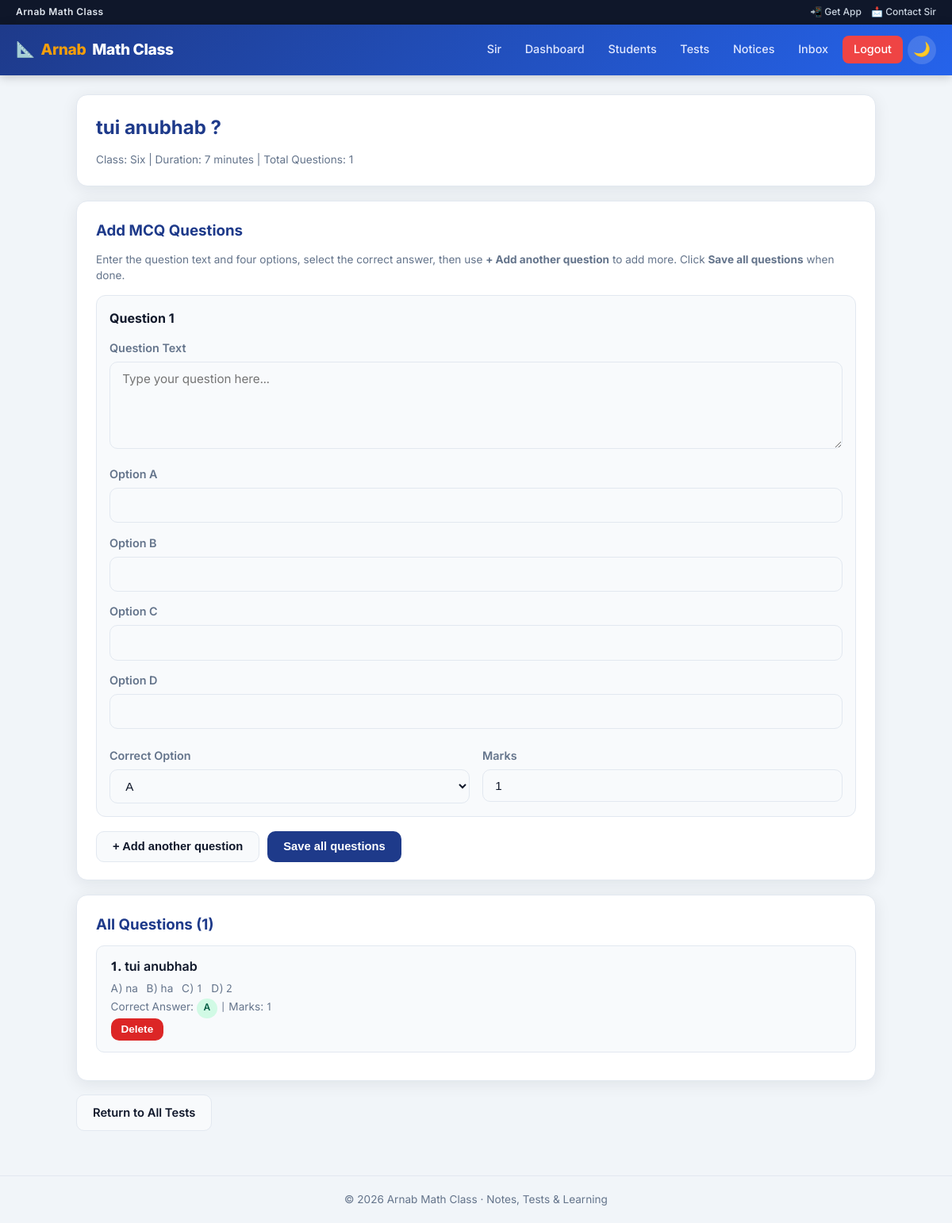
The app's page /teacher/tests/2/questions (signed in) with its own data.
### tables this page shows
CREATE TABLE tests (
            id INTEGER PRIMARY KEY AUTOINCREMENT,
            title TEXT NOT NULL,
            subject TEXT,
            class_name TEXT,
            duration_minutes INTEGER NOT NULL,
            is_active INTEGER DEFAULT 1,
            created_at TEXT NOT NULL
        );

CREATE TABLE questions (
            id INTEGER PRIMARY KEY AUTOINCREMENT,
            test_id INTEGER NOT NULL,
            question_text TEXT NOT NULL,
            option_a TEXT NOT NULL,
            option_b TEXT NOT NULL,
            option_c TEXT NOT NULL,
            option_d TEXT NOT NULL,
            correct_option TEXT NOT NULL,
            marks INTEGER DEFAULT 1,
            FOREIGN KEY (test_id) REFERENCES tests(id) ON DELETE CASCADE
        );

### app.py (the view, shortened to what this page needs)
@app.route("/teacher/tests/<int:test_id>/questions", methods=["GET", "POST"])
@teacher_login_required
def add_questions(test_id):
    with get_db() as conn:
        test = conn.execute("SELECT * FROM tests WHERE id=?", (test_id,)).fetchone()
        if test is None:
            abort(404)
        questions = conn.execute("SELECT * FROM questions WHERE test_id=? ORDER BY id", (test_id,)).fetchall()
    return render_template("add_questions.html", test=test, questions=questions)

### app.py (called while the page is built, shortened)
def get_db():
    conn = sqlite3.connect(DB_PATH)
    conn.row_factory = sqlite3.Row
    conn.execute("PRAGMA foreign_keys = ON")
    return conn

def get_csrf_token():
    token = session.get("_csrf_token")
    if not token:
        token = secrets.token_urlsafe(32)
        session["_csrf_token"] = token
    return token

@app.before_request
def enforce_https():
    if FORCE_HTTPS and not DEBUG_MODE and not request.is_secure and not _is_local_host():
        return redirect(request.url.replace("http://", "https://", 1), code=301)

@app.before_request
def csrf_protect():
    if request.method not in ("POST", "PUT", "PATCH", "DELETE"):
        return None

@app.after_request
def add_security_headers(resp):
    resp.headers.setdefault("X-Content-Type-Options", "nosniff")
    resp.headers.setdefault("X-Frame-Options", "SAMEORIGIN")
    resp.headers.setdefault("Referrer-Policy", "strict-origin-when-cross-origin")
    resp.headers.setdefault("Permissions-Policy", "camera=(), microphone=(), geolocation=()")
    if FORCE_HTTPS and request.is_secure:
        resp.headers.setdefault("Strict-Transport-Security", "max-age=31536000")
    return resp

@app.before_request
def validate_student_session():
    sid = session.get("student_id")
    if not sid or request.endpoint in (None, "static", "manifest", "service_worker"):
        return None

def teacher_login_required(f):
    @wraps(f)
    def decorated(*args, **kwargs):
        if not session.get("is_teacher"):
            flash("Teacher login is required.", "error")
            return redirect(url_for("teacher_login"))
        return f(*args, **kwargs)
    return decorated

@app.context_processor
def inject_notifications():
    data = {"unread_notif_count": 0, "student_notifications": []}
    sid = session.get("student_id")
    if not sid:
        return data

### templates/add_questions.html (shortened to what this page needs)
{% extends "base.html" %}
{% block content %}
<div class="card">
  <h2>{{ test.title }}</h2>
  <p class="helper-text">Class: {{ test.class_name }} | Duration: {{ test.duration_minutes }} minutes | Total Questions: {{ questions|length }}</p>
</div>
<div class="card">
  <h3>Add MCQ Questions</h3>
  <p class="helper-text" style="margin-bottom:14px;">
    Enter the question text and four options, select the correct answer, then use <strong>+ Add another question</strong> to add more. Click <strong>Save all questions</strong> when done.
  </p>
  <form method="POST" action="{{ url_for('add_questions', test_id=test.id) }}" accept-charset="UTF-8" id="questionsForm"><input type="hidden" name="csrf_token" value="{{ csrf_token() }}">
    <div id="questionBlocks"></div>
    <div style="display:flex; gap:10px; flex-wrap:wrap; margin-top:16px;">
      <button type="button" class="btn btn-secondary" id="addBlockBtn">+ Add another question</button>
      <button type="submit" class="btn btn-primary">Save all questions</button>
    </div>
  </form>
</div>
<div class="card">
  <h3>All Questions ({{ questions|length }})</h3>
  {% if questions %}
    {% for q in questions %}
      <div class="item-box" style="margin-bottom:12px;">
        <div class="item-title" style="font-family:'Noto Sans Bengali',Inter,sans-serif;">{{ loop.index }}. {{ q.question_text }}</div>
        <div class="item-meta" style="font-family:'Noto Sans Bengali',Inter,sans-serif;">
          A) {{ q.option_a }} &nbsp; B) {{ q.option_b }} &nbsp; C) {{ q.option_c }} &nbsp; D) {{ q.option_d }}<br>
          Correct Answer: <span class="badge badge-green">{{ q.correct_option }}</span> | Marks: {{ q.marks }}
        </div>
        <form method="POST" action="{{ url_for('delete_question', question_id=q.id, test_id=test.id) }}"
              onsubmit="return confirm('Delete this question?');"><input type="hidden" name="csrf_token" value="{{ csrf_token() }}">
          <button class="btn btn-sm btn-danger" type="submit">Delete</button>
        </form>
      </div>
    {% endfor %}
  {% else %}
    <div class="empty-state">No questions yet. Add some above.</div>
  {% endif %}
</div>
<a class="btn btn-secondary" href="{{ url_for('manage_tests') }}">Return to All Tests</a>
{% endblock %}

### templates/base.html (style rules this page uses)
:root, [data-theme="light"] { --bg: #f1f5f9; --surface: #ffffff; --surface2: #f8fafc; --text: #0f172a; --text-muted: #64748b; --primary: #1e3a8a; --primary-hover: #1e40af; --accent: #f59e0b; --success: #059669; --danger: #dc2626; --border: #e2e8f0; --shadow: 0 4px 20px rgba(15,23,42,0.08); --radius: 14px; --nav-h: 64px; }
* { margin:0; padding:0; box-sizing:border-box; }
html { scroll-behavior: smooth; }
body { font-family: 'Inter', 'Noto Sans Bengali', system-ui, sans-serif; background: var(--bg); color: var(--text); min-height: 100vh; display: flex; flex-direction: column; line-height: 1.55; transition: background .25s, color .25s; }
a { color: inherit; text-decoration: none; }
.card { background: var(--surface); border-radius: var(--radius); padding: 1.4rem 1.5rem; box-shadow: var(--shadow); border: 1px solid var(--border); margin-bottom: 1.1rem; transition: box-shadow .2s; }
.card h2, .card h3 { color: var(--primary); margin-bottom: .75rem; }
.btn { display: inline-flex; align-items: center; gap: .4rem; padding: .65rem 1.25rem; border: none; border-radius: 10px; font-weight: 600; font-size: .92rem; cursor: pointer; transition: transform .12s, background .15s, box-shadow .15s; }
.btn-primary { background: var(--primary); color: #fff; }
.btn-danger { background: var(--danger); color: #fff; }
.btn-sm { padding: .4rem .8rem; font-size: .85rem; }
.btn-secondary { background: var(--surface2); color: var(--text); border: 1.5px solid var(--border); }
.badge { display: inline-block; padding: .2rem .55rem; border-radius: 999px; font-size: .75rem; font-weight: 600; }
.badge-green { background: #d1fae5; color: #065f46; }
.helper-text { font-size: .85rem; color: var(--text-muted); line-height: 1.5; }
.item-box { background: var(--surface2); border: 1px solid var(--border); border-radius: 10px; padding: .9rem 1.1rem; }
.item-title { font-weight: 600; margin-bottom: .35rem; }
.item-meta { font-size: .85rem; color: var(--text-muted); }

### records on screen
tests: title "tui anubhab ?", class_name "Six", duration_minutes "7"
questions: question_text "tui anubhab", option_a "na", option_b "ha", option_c "1", option_d "2", correct_option "A", marks "1"

### other values on screen
{{ questions|length }} "1"
